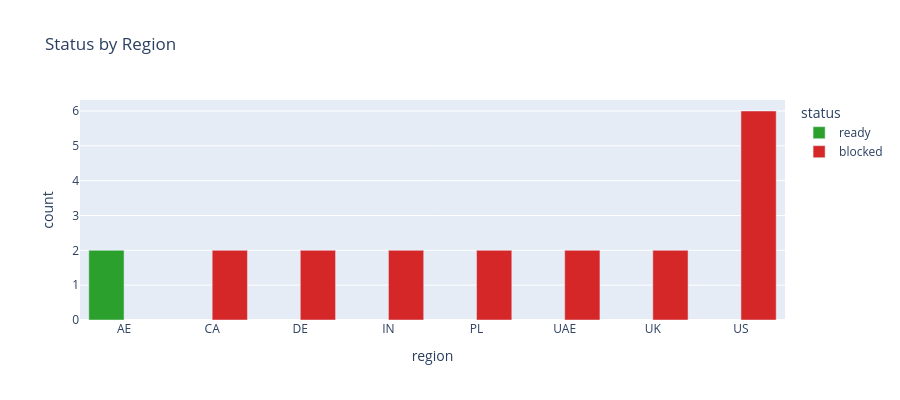

Write notebook code for a chart like this one.
### Code cell
status_region = df.groupby(['region', 'status']).size().reset_index(name='count')
fig2 = px.bar(
    status_region, x='region', y='count', color='status', barmode='group',
    color_discrete_map={'blocked': '#d62728', 'review_needed': '#ff7f0e', 'ready': '#2ca02c'},
    title='Status by Region'
)
fig2.update_layout(height=400)
fig2.show()

### Figure 1 — Plotly figure (JSON) as saved in the notebook; plotly's stock layout.template omitted (floating-point values rounded to 4 significant figures)
{"data": [{"alignmentgroup": "True", "hovertemplate": "status=ready<br>region=%{x}<br>count=%{y}<extra></extra>", "legendgroup": "ready", "marker": {"color": "#2ca02c", "pattern": {"shape": ""}}, "name": "ready", "offsetgroup": "ready", "orientation": "v", "showlegend": true, "textposition": "auto", "type": "bar", "x": ["AE"], "xaxis": "x", "y": [2], "yaxis": "y"}, {"alignmentgroup": "True", "hovertemplate": "status=blocked<br>region=%{x}<br>count=%{y}<extra></extra>", "legendgroup": "blocked", "marker": {"color": "#d62728", "pattern": {"shape": ""}}, "name": "blocked", "offsetgroup": "blocked", "orientation": "v", "showlegend": true, "textposition": "auto", "type": "bar", "x": ["CA", "DE", "IN", "PL", "UAE", "UK", "US"], "xaxis": "x", "y": [2, 2, 2, 2, 2, 2, 6], "yaxis": "y"}], "layout": {"barmode": "group", "height": 400, "legend": {"title": {"text": "status"}, "tracegroupgap": 0}, "title": {"text": "Status by Region"}, "xaxis": {"anchor": "y", "domain": [0, 1], "title": {"text": "region"}}, "yaxis": {"anchor": "x", "domain": [0, 1], "title": {"text": "count"}}}}
